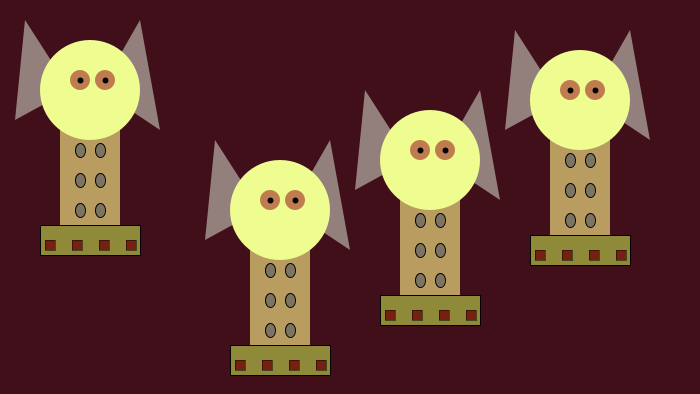
Frame 1 (no input)
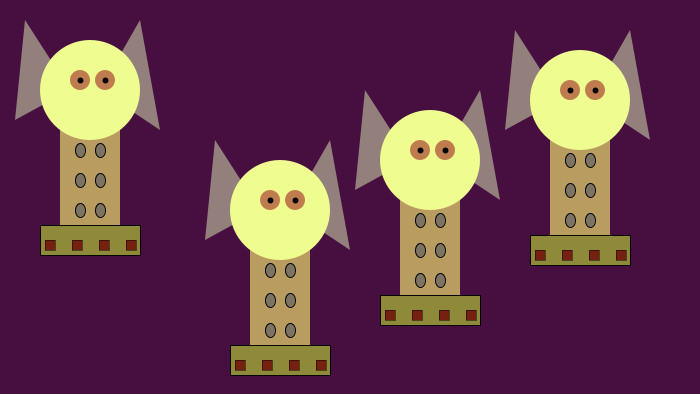
Frame 60 (the mouse pressed at the canvas centre just before this capture)
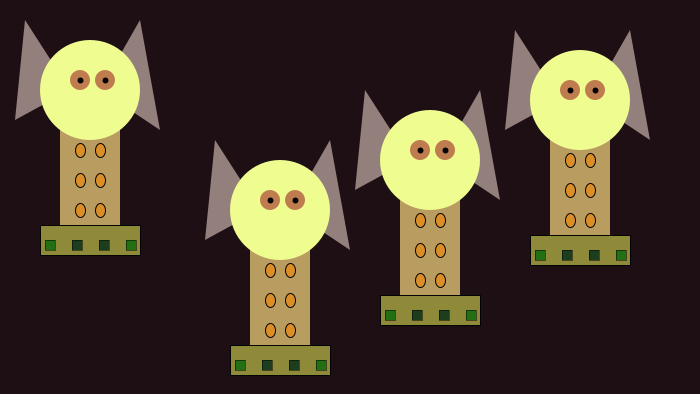
Frame 120 (the mouse held since frame 60 and released just before this capture)

The Processing sketch that drew these frames (run headless with seeded random() and noise(); from frame 60 on, the mouse is pressed at the canvas centre):

// Processing sketch: processing_57230
// ── processing_57230.pde

int neckHeight = 110;  //body height
int bodyHeight = 220; // neck height

void setup() {
size(700, 394);
smooth();
strokeWeight(1);
ellipseMode(RADIUS);
frameRate (4);
}
void draw () {
 float r = random (0, 100);
//float g = random (0, 100);
float b = random (0, 100);
background (r, 15, b);
drawRobot(80, 230, 100, 140);
drawRobot (270, 350, 100, 80);
drawRobot(420, 300, 100, 100);
drawRobot(570, 240, 100, 80);

}
void drawRobot(int x, int y, int bodyHeight, int neckHeight) {
  
int radius =  50;

int ny = y - bodyHeight - neckHeight - radius;
 
 //antennas
strokeWeight (2) ;

if (keyPressed) {
line (x-8, y-130, x-100, y-190) ;
line (x+9, y-110, x+100,  y-190) ;

}

// neck
fill (185, 156, 96) ;
noStroke () ;
// rect (
beginShape () ;
vertex  (x-20, y-120) ;
vertex (x+40, y-120) ;
vertex (x+40, y) ;
vertex (x-20, y) ;
endShape ( ) ;
// ears
noStroke () ;
fill (147, 127, 123) ;
triangle (x+20, y-140, x+80, y-100, x+60, y-210) ;   // right
triangle (x - 55, y-210, x- 10, y-140, x - 65, y-110);      //left
// Head
noStroke () ;
fill (239, 252, 143);
ellipse  (x+10, y-140, radius, radius) ;
// eyes
 fill (191, 124, 79) ;
 noStroke () ;
 ellipse (x, y-150, 10, 10) ;
 noStroke () ;
 ellipse (x+25, y-150, 10, 10) ;
 // pupils
 stroke (2) ;
 fill (0) ;
 ellipse (x+25, y-150, 2, 2) ;
 ellipse (x, y-150, 2, 2 ) ;
 
// Body Spots
fill (124, 115, 99) ;
strokeWeight (1) ;
if (mousePressed ==true) {
  fill (219, 141, 38);
}
ellipse (x, y-50, 5, 7) ;
ellipse (x+20, y-50, 5, 7) ;
ellipse (x, y-20, 5, 7) ;
ellipse (x+20, y-20, 5, 7) ;
ellipse (x, y-80, 5, 7) ;
ellipse (x+20, y-80, 5, 7) ;
// Body base
fill (142, 138, 57) ;
rect (x-40, y+25, 100, bodyHeight-130) ;
//buttons
fill (118, 33, 16) ;
strokeWeight ( 0.5) ;
if (mousePressed ==true) {
  fill (35, 112, 20);
}
rect (x-35, y+10, 10, 10) ;
if (mousePressed ==true) {
  fill (29, 62, 30);
}
rect (x-8, y+10, 10, 10) ;
rect (x+19, y+10, 10, 10) ;
if (mousePressed ==true) {
  fill (35, 112, 20);
}
rect (x+46, y+10, 10, 10) ;
//angle+=speed;
}
